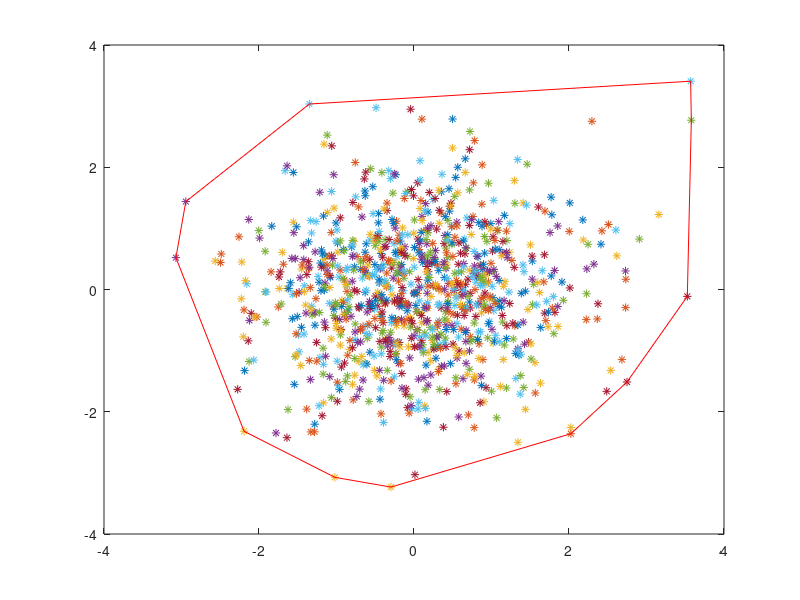

Here is the MATLAB script that generated this plot:
%clear all;
%close all;
figure(4)
fileID = fopen('sets_of_points.dat');
C = textscan(fileID,'%s %f %s %f %s');
si = size(C{2},1);
X = C{2};
Y = C{4};
for i = 1 : si
   plot(X(i),Y(i),'*');
%   num = num2str(i);
%    text(X(i)-X(i)/20,Y(i)+Y(i)/20,num,'HorizontalAlignment','right');
   hold on
end
fclose(fileID);


fileID = fopen('convex_hull_res.dat');
C = textscan(fileID,'%s %f %s %f %s');
si = size(C{2},1);
X = C{2};
Y = C{4};
X = [X; X(1)];
Y = [Y; Y(1)];
plot(X,Y,'r')
hold on
fclose(fileID);